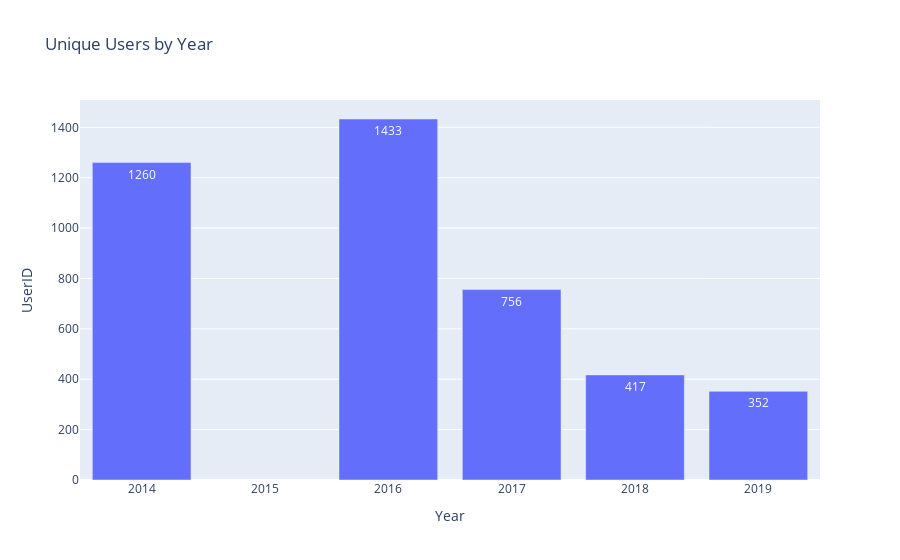

Notebook cell for this chart:
### Code cell
bar_chart(
    df=user_by_year_gr, xaxis="Year", yaxis="UserID", title="Unique Users by Year"
)

### Figure 1 — Plotly figure (JSON) as saved in the notebook; plotly's stock layout.template omitted (floating-point values rounded to 4 significant figures)
{"data": [{"alignmentgroup": "True", "hovertemplate": "Year=%{x}<br>UserID=%{y}<extra></extra>", "legendgroup": "", "marker": {"color": "#636efa", "pattern": {"shape": ""}}, "name": "", "offsetgroup": "", "orientation": "v", "showlegend": false, "textposition": "auto", "texttemplate": "%{y}", "type": "bar", "x": [2014, 2016, 2017, 2018, 2019], "xaxis": "x", "y": [1260, 1433, 756, 417, 352], "yaxis": "y"}], "layout": {"barmode": "relative", "legend": {"tracegroupgap": 0}, "title": {"text": "Unique Users by Year"}, "xaxis": {"anchor": "y", "domain": [0, 1], "title": {"text": "Year"}}, "yaxis": {"anchor": "x", "domain": [0, 1], "title": {"text": "UserID"}}}}
